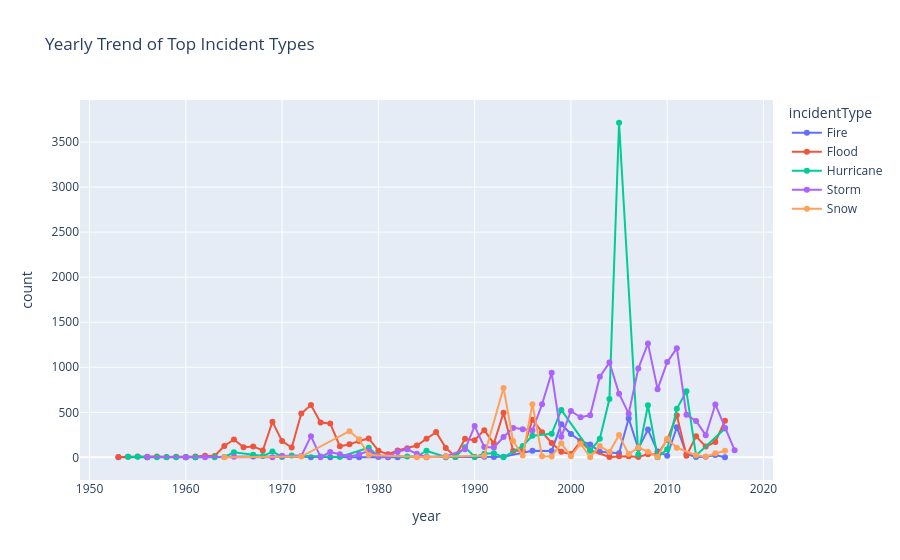

Here is the notebook cell this chart was saved with:
### Code cell
annual = (df.groupby(['year', 'incidentType'])
          .size()
          .reset_index(name='count'))

# Get top 5 incident types
top5 = df['incidentType'].value_counts().head(5).index

annual_top = annual[annual['incidentType'].isin(top5)]

import plotly.express as px

fig = px.line(
    annual_top,
    x='year',
    y='count',
    color='incidentType',
    markers=True,
    title='Yearly Trend of Top Incident Types'
)

fig.show()

### Figure 1 — Plotly figure (JSON) as saved in the notebook; plotly's stock layout.template omitted (floating-point values rounded to 4 significant figures)
{"data": [{"hovertemplate": "incidentType=Fire<br>year=%{x}<br>count=%{y}<extra></extra>", "legendgroup": "Fire", "line": {"color": "#636efa", "dash": "solid"}, "marker": {"symbol": "circle"}, "mode": "lines+markers", "name": "Fire", "orientation": "v", "showlegend": true, "type": "scatter", "x": [1953, 1956, 1960, 1961, 1967, 1970, 1973, 1975, 1977, 1978, 1980, 1981, 1982, 1985, 1987, 1988, 1990, 1991, 1992, 1993, 1996, 1998, 1999, 2000, 2001, 2002, 2003, 2004, 2005, 2006, 2007, 2008, 2009, 2010, 2011, 2012, 2013, 2014, 2015, 2016], "xaxis": "x", "y": [1, 1, 1, 1, 10, 6, 1, 1, 1, 1, 4, 2, 1, 6, 1, 5, 4, 7, 3, 6, 72, 71, 368, 259, 182, 143, 63, 51, 46, 431, 97, 308, 66, 18, 334, 38, 4, 6, 26, 1], "yaxis": "y"}, {"hovertemplate": "incidentType=Flood<br>year=%{x}<br>count=%{y}<extra></extra>", "legendgroup": "Flood", "line": {"color": "#EF553B", "dash": "solid"}, "marker": {"symbol": "circle"}, "mode": "lines+markers", "name": "Flood", "orientation": "v", "showlegend": true, "type": "scatter", "x": [1953, 1954, 1955, 1956, 1957, 1958, 1959, 1960, 1961, 1962, 1963, 1964, 1965, 1966, 1967, 1968, 1969, 1970, 1971, 1972, 1973, 1974, 1975, 1976, 1977, 1978, 1979, 1980, 1981, 1982, 1983, 1984, 1985, 1986, 1987, 1988, 1989, 1990, 1991, 1992, 1993, 1994, 1995, 1996, 1997, 1998, 1999, 2000, 2001, 2002, 2004, 2005, 2006, 2007, 2008, 2009, 2010, 2011, 2012, 2013, 2014, 2015, 2016], "xaxis": "x", "y": [5, 7, 8, 7, 10, 5, 6, 3, 10, 17, 15, 126, 198, 113, 121, 76, 394, 180, 108, 486, 580, 386, 377, 123, 144, 181, 210, 74, 33, 76, 101, 131, 207, 280, 105, 6, 205, 190, 302, 153, 496, 70, 76, 418, 279, 159, 61, 36, 176, 78, 5, 11, 12, 4, 33, 33, 195, 467, 18, 234, 119, 171, 407], "yaxis": "y"}, {"hovertemplate": "incidentType=Hurricane<br>year=%{x}<br>count=%{y}<extra></extra>", "legendgroup": "Hurricane", "line": {"color": "#00cc96", "dash": "solid"}, "marker": {"symbol": "circle"}, "mode": "lines+markers", "name": "Hurricane", "orientation": "v", "showlegend": true, "type": "scatter", "x": [1954, 1955, 1956, 1957, 1958, 1959, 1960, 1961, 1963, 1964, 1965, 1967, 1968, 1969, 1970, 1971, 1974, 1976, 1979, 1980, 1983, 1984, 1985, 1987, 1988, 1989, 1990, 1991, 1992, 1993, 1995, 1996, 1998, 1999, 2002, 2003, 2004, 2005, 2007, 2008, 2009, 2010, 2011, 2012, 2013, 2016], "xaxis": "x", "y": [7, 7, 2, 2, 1, 1, 2, 1, 1, 4, 56, 29, 14, 64, 7, 21, 10, 3, 107, 12, 9, 9, 73, 5, 3, 113, 5, 41, 46, 1, 127, 240, 261, 526, 73, 206, 647, 3714, 32, 578, 2, 89, 539, 733, 20, 321], "yaxis": "y"}, {"hovertemplate": "incidentType=Storm<br>year=%{x}<br>count=%{y}<extra></extra>", "legendgroup": "Storm", "line": {"color": "#ab63fa", "dash": "solid"}, "marker": {"symbol": "circle"}, "mode": "lines+markers", "name": "Storm", "orientation": "v", "showlegend": true, "type": "scatter", "x": [1956, 1960, 1962, 1965, 1969, 1970, 1972, 1973, 1974, 1975, 1976, 1977, 1978, 1979, 1980, 1981, 1982, 1983, 1984, 1985, 1987, 1989, 1990, 1991, 1992, 1993, 1994, 1995, 1996, 1997, 1998, 1999, 2000, 2001, 2002, 2003, 2004, 2005, 2006, 2007, 2008, 2009, 2010, 2011, 2012, 2013, 2014, 2015, 2016, 2017], "xaxis": "x", "y": [3, 2, 2, 6, 1, 17, 15, 235, 2, 58, 35, 10, 33, 71, 13, 11, 61, 89, 39, 2, 11, 89, 347, 115, 109, 226, 327, 311, 299, 589, 938, 228, 514, 445, 467, 895, 1052, 707, 485, 987, 1263, 757, 1057, 1212, 472, 404, 246, 587, 326, 80], "yaxis": "y"}, {"hovertemplate": "incidentType=Snow<br>year=%{x}<br>count=%{y}<extra></extra>", "legendgroup": "Snow", "line": {"color": "#FFA15A", "dash": "solid"}, "marker": {"symbol": "circle"}, "mode": "lines+markers", "name": "Snow", "orientation": "v", "showlegend": true, "type": "scatter", "x": [1964, 1972, 1977, 1978, 1979, 1984, 1985, 1987, 1991, 1993, 1994, 1995, 1996, 1997, 1998, 1999, 2000, 2001, 2002, 2003, 2004, 2005, 2006, 2007, 2008, 2009, 2010, 2011, 2013, 2014, 2015, 2016], "xaxis": "x", "y": [1, 9, 290, 200, 27, 1, 2, 9, 18, 771, 181, 21, 590, 13, 10, 156, 11, 151, 1, 125, 59, 247, 36, 108, 62, 4, 205, 106, 23, 9, 45, 74], "yaxis": "y"}], "layout": {"legend": {"title": {"text": "incidentType"}, "tracegroupgap": 0}, "title": {"text": "Yearly Trend of Top Incident Types"}, "xaxis": {"anchor": "y", "domain": [0, 1], "title": {"text": "year"}}, "yaxis": {"anchor": "x", "domain": [0, 1], "title": {"text": "count"}}}}
